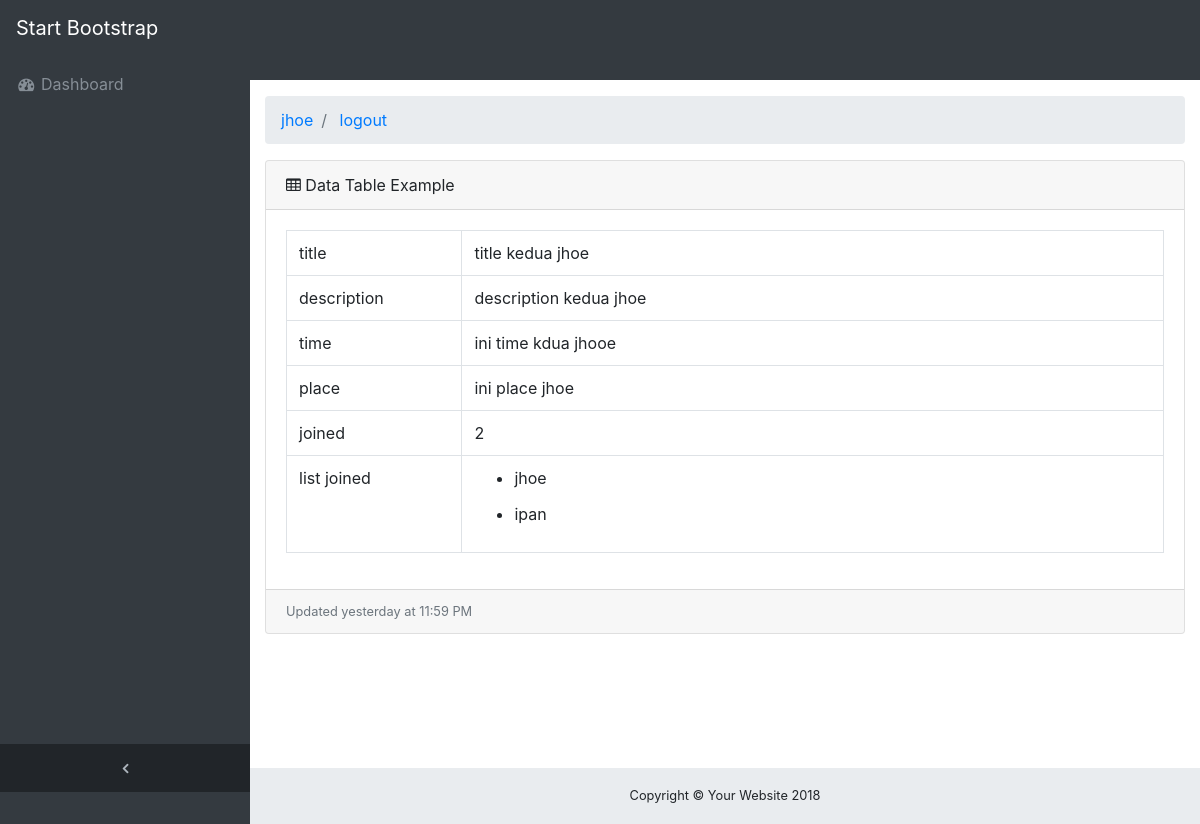
The page /index.php?meeting=show&id=13 (signed in) on the database its author committed.
### tables this page shows
CREATE TABLE `meetings` (
  `id` int(5) NOT NULL,
  `owner_id` int(5) NOT NULL,
  `title` varchar(255) NOT NULL,
  `description` text NOT NULL,
  `waktu` varchar(100) NOT NULL,
  `place` varchar(255) NOT NULL
);

CREATE TABLE `meeting_user` (
  `id` int(5) NOT NULL,
  `user_id` int(5) NOT NULL,
  `meeting_id` int(5) NOT NULL
);

CREATE TABLE `users` (
  `id` int(5) NOT NULL,
  `name` varchar(255) NOT NULL,
  `password` varchar(100) NOT NULL,
  `email` varchar(255) NOT NULL,
  `phone` varchar(100) NOT NULL,
  `address` varchar(255) NOT NULL
);

### App/Controller/MeetingController.php (called while the page is built, shortened)
<?php
class MeetingController extends Controller
{
public function detail_meeting()
{
    $meeting_id = isset($_GET['id'])?$_GET['id']:NULL;
    $joined     = mysqli_num_rows($this->$meeting->joined($meeting_id));
    $user_join  = $this->$meeting->joined($meeting_id);
    $meeting    = $this->$meeting->detail_meeting($meeting_id);
    include "App/View/Meeting/detail_meeting.php";
}
}
 ?>

### index.php (called while the page is built, shortened)
<?php
$kernel = new Route($_GET['meeting']);
$controller = $kernel->getController();
 ?>

### App/Controller/AuthController.php (called while the page is built, shortened)
<?php
class AuthController extends Controller
{
  function __construct()
  {
    $base_url = "http://localhost/httaccess/";
  }
}
 ?>

### App/Model/Meeting.php (called while the page is built, shortened)
<?php
class Meeting extends User
{
public function joined($meeting_id)
{
      $con = $this->openDb();
      $query  = mysqli_query($con, "SELECT * FROM users JOIN meeting_user ON user_id = users.id WHERE meeting_id = '$meeting_id'" );
      return $query;
}
public function detail_meeting($meeting_id)
{
      $con = $this->openDb();
      $query  = mysqli_query($con, "SELECT * FROM meetings WHERE id = '$meeting_id'");
      $result = mysqli_fetch_array($query);
      return $result;
}
}
 ?>

### App/View/Meeting/detail_meeting.php (the view, shortened to what this page needs)
<html lang="en">
<head>
  <link href="<?php echo $base_url?>Public/vendor/bootstrap/css/bootstrap.min.css" rel="stylesheet">
  <link href="<?php echo $base_url?>Public/vendor/font-awesome/css/font-awesome.min.css" rel="stylesheet" type="text/css">
  <link href="<?php echo $base_url?>Public/vendor/datatables/dataTables.bootstrap4.css" rel="stylesheet">
  <link href="<?php echo $base_url?>Public/css/sb-admin.css" rel="stylesheet">
</head>
<body class="fixed-nav sticky-footer bg-dark" id="page-top">
  <nav class="navbar navbar-expand-lg navbar-dark bg-dark fixed-top" id="mainNav">
    <a class="navbar-brand" href="?meetig=list">Start Bootstrap</a>
    <div class="collapse navbar-collapse" id="navbarResponsive">
      <ul class="navbar-nav navbar-sidenav" id="exampleAccordion">
        <li class="nav-item" data-toggle="tooltip" data-placement="right" title="Dashboard">
          <a class="nav-link" href="index.html">
            <i class="fa fa-fw fa-dashboard"></i>
            <span class="nav-link-text">Dashboard</span>
          </a>
        </li>
              </ul>
      <ul class="navbar-nav sidenav-toggler">
        <li class="nav-item">
          <a class="nav-link text-center" id="sidenavToggler">
            <i class="fa fa-fw fa-angle-left"></i>
          </a>
        </li>
      </ul>
    </div>
  </nav>
  <div class="content-wrapper">
    <div class="container-fluid">
      <ol class="breadcrumb">
        <li class="breadcrumb-item">
          <a href="#"><?php echo $_SESSION['name'] ?></a>
        </li>
        <li class="breadcrumb-item active"> <a  href="?meeting=logout">logout</a> </li>
      </ol>
      <div class="card mb-3">
        <div class="card-header">
          <i class="fa fa-table"></i> Data Table Example</div>
        <div class="card-body">
          <table class="table table-bordered" >
            <tr>
              <td width="20%" >title</td>
              <td> <?php echo $meeting['title']; ?> </td>
            </tr>
            <tr>
              <td width="20%" >description</td>
              <td> <?php echo $meeting['description']; ?> </td>
            </tr>
            <tr>
              <td width="20%" >time</td>
              <td> <?php echo $meeting['waktu']; ?> </td>
            </tr>
            <tr>
              <td width="20%" >place</td>
              <td> <?php echo $meeting['place']; ?> </td>
            </tr>
            <tr>
              <td width="20%" >joined</td>
              <td> <?php echo $joined; ?> </td>
            </tr>
            <tr>
              <td width="20%" >list joined</td>
              <td>
                <?php foreach ($user_join as $user): ?>
                  <ul>
                    <li> <?php echo $user['name'] ?> </li>
                  </ul>
                <?php endforeach; ?>
              </td>
            </tr>
          </table>
        </div>
        <div class="card-footer small text-muted">Updated yesterday at 11:59 PM</div>
      </div>
    </div>
    <footer class="sticky-footer">
      <div class="container">
        <div class="text-center">
          <small>Copyright © Your Website 2018</small>
        </div>
      </div>
    </footer>
  </div>
</body>
</html>

### Public/css/sb-admin.css (style rules this page uses)
html { position: relative; min-height: 100%; }
body { overflow-x: hidden; }
body.sticky-footer { margin-bottom: 56px; }
body.sticky-footer .content-wrapper { min-height: calc(100vh - 56px - 56px); }
body.fixed-nav { padding-top: 56px; }
.content-wrapper { min-height: calc(100vh - 56px); padding-top: 1rem; }
#mainNav .navbar-collapse { overflow: auto; max-height: 75vh; }
#mainNav .navbar-collapse .navbar-nav .nav-item .nav-link { cursor: pointer; }
#mainNav .navbar-collapse .sidenav-toggler { display: none; }
@media (min-width: 992px) { #mainNav .navbar-brand { width: 250px; } }
@media (min-width: 992px) { #mainNav .navbar-collapse { overflow: visible; max-height: none; } }
@media (min-width: 992px) { #mainNav .navbar-collapse .navbar-sidenav { position: absolute; top: 0; left: 0; -webkit-flex-direction: column; -ms-flex-direction: column; flex-direction: column; margin-top: 56px; } }
@media (min-width: 992px) { #mainNav .navbar-collapse .navbar-sidenav > .nav-item { width: 250px; padding: 0; } }
@media (min-width: 992px) { #mainNav .navbar-collapse .navbar-sidenav > .nav-item > .nav-link { padding: 1em; } }
#mainNav.fixed-top .sidenav-toggler { display: none; }
@media (min-width: 992px) { #mainNav.fixed-top .navbar-sidenav { height: calc(100vh - 112px); } }
@media (min-width: 992px) { #mainNav.fixed-top .sidenav-toggler { position: absolute; top: 0; left: 0; display: flex; -webkit-flex-direction: column; -ms-flex-direction: column; flex-direction: column; margin-top: calc(100vh - 56px); } }
@media (min-width: 992px) { #mainNav.fixed-top .sidenav-toggler > .nav-item { width: 250px; padding: 0; } }
@media (min-width: 992px) { #mainNav.fixed-top .sidenav-toggler > .nav-item > .nav-link { padding: 1em; } }
#mainNav.fixed-top.navbar-dark .sidenav-toggler { background-color: #212529; }
#mainNav.fixed-top.navbar-dark .sidenav-toggler a i { color: #adb5bd; }
.content-wrapper { overflow-x: hidden; background: white; }
@media (min-width: 992px) { .content-wrapper { margin-left: 250px; } }
#sidenavToggler i { font-weight: 800; }
#mainNav.navbar-dark .navbar-collapse .navbar-sidenav > .nav-item > .nav-link { color: #868e96; }
@media (min-width: 992px) { #mainNav.navbar-dark .navbar-collapse .navbar-sidenav { background: #343a40; } }
footer.sticky-footer { position: absolute; right: 0; bottom: 0; width: 100%; height: 56px; background-color: #e9ecef; line-height: 55px; }
@media (min-width: 992px) { footer.sticky-footer { width: calc(100% - 250px); } }

### rows shown on the page
meetings: title "title kedua jhoe", description "description kedua jhoe", waktu "ini time kdua jhooe", place "ini place jhoe"
meeting_user: user.name "jhoe"
meeting_user: user.name "ipan"

### other values the page prints
$_SESSION['name'] "jhoe"
$joined "2"
